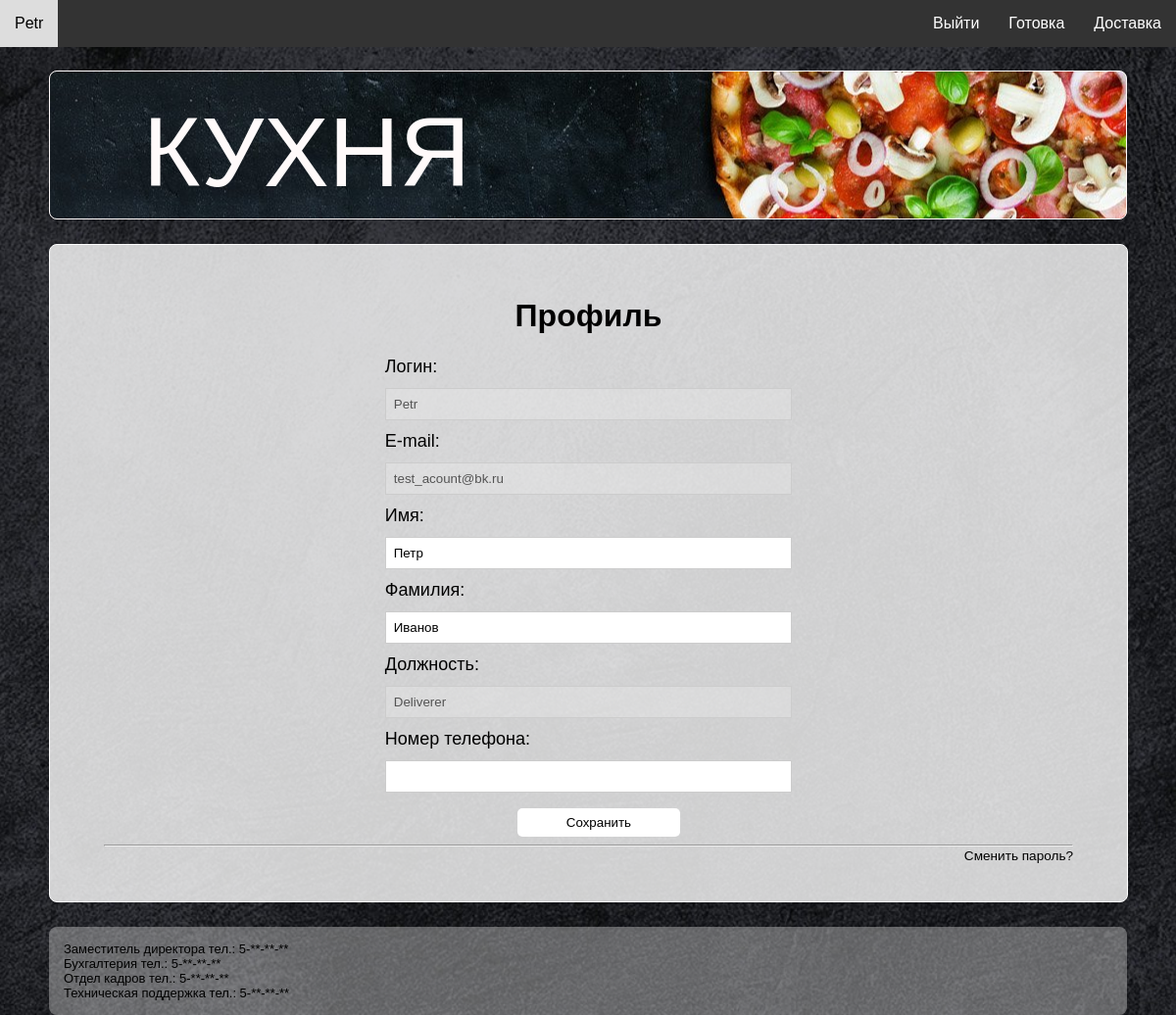
Page /profile_employee/ (signed in) on the committed database.
### users_employee/models.py (models this page shows, shortened)
class UserEmployee(AbstractUser):
    class Positions(models.TextChoices):
        DIRECTOR = 'Director'
        COOK = 'Cook'
        DELIVERER = 'Deliverer'
        ADMIN = 'Admin'
    phone = models.CharField(max_length=35, verbose_name='Телефон', null=True, blank=True)
    position = models.CharField(max_length=30, verbose_name='Должность', null=True, blank=True,
                                choices=Positions.choices, default=Positions.COOK)
    class Meta:
        verbose_name = 'Сотрудник'
        verbose_name_plural = 'Сотрудники'
        ordering = ('last_name',)

### users_employee/views.py (the view, shortened to what this page needs)
# urls.py: path('profile_employee/', views.ProfileUser.as_view(), name='profile_employee'), #http://127.0.0.1:8000/profile_employee/
class ProfileUser(LoginRequiredMixin, UpdateView):
    model = get_user_model()
    form_class = ProfileUserEmployeeForm
    template_name = 'users_employee/profile_employee.html'
    extra_context = {'title': "Профиль сотрудника"}
    def get_object(self, queryset=None):
        return self.request.user

### users_employee/forms.py
class ProfileUserEmployeeForm(forms.ModelForm):
    username = forms.CharField(disabled=True, label='Логин', widget=forms.TextInput(attrs={'class': 'form-input'}))
    email = forms.CharField(disabled=True, label='E-mail', widget=forms.TextInput(attrs={'class': 'form-input'}))
    position = forms.CharField(disabled=True, label='Должность', widget=forms.TextInput(attrs={'class': 'form-input'}))
    class Meta:
        model = get_user_model()
        fields = ['username', 'email', 'first_name', 'last_name', 'position', 'phone']
        labels = {'first_name': 'Имя',
                  'last_name': 'Фамилия',
                  'position': 'Должность',
                  'phone': 'Номер телефона',
                  }

### users_employee/context_processors.py (called while the page is built)
def get_context(request):
    return {'mainmenu': menu}

### users_employee/templates/users_employee/profile_employee.html (shortened to what this page needs)
{% extends 'base.html' %}
{% load static %}
{% block content %}
<div class="section">
  <h1>Профиль</h1>
  <form method='post'>
    <div class="auth_popup">
      {% for f in form %}
      <p><label class="form-label" for="{{ f.id_for_label }}">{{f.label}}: </label>{{f}}
      {% endfor %}
      <p><button type="submit" style="width: 40%">Сохранить</button></p>
    </div>
  </form>
    <hr>
    <span class="psw"><a href="{% url 'users_employee:password_change' %}">Сменить пароль?</a></span>
</div>
{% endblock %}

### templates/base.html (shortened to what this page needs)
<!DOCTYPE html>
{% load static %}
<html lang="en">
<head>
    <link type="text/css" href="{% static 'restaurant/css/style.css' %}" rel="stylesheet">
    <link type="text/css" href="{% static 'restaurant/css/styleoauth.css' %}" rel="stylesheet">
    <link type="text/css" href="{% static 'restaurant/css/styletable.css' %}" rel="stylesheet">
</head>
<body>
  <div class="topnav">
    <div>
    {% for m in mainmenu %}
      <a href="{% url m.url_name %}">{{ m.title }}</a>
    {% endfor%}
    </div>
    <div>
    {% if user.is_authenticated %}
      <a href="{% url 'users_employee:logout' %}">Выйти</a>
      <p class="last"> <a href="{% url 'users_employee:profile_employee' %}">{{user.username}}</a></p>
    {% endif %}
    </div>
  </div>
  <div class="wrapper">
    <div class="page">
      <div class="header">
        <div class="header_text">КУХНЯ</div>
      </div>
      <div class="content" >
        {% block content %} {% endblock %}
      </div>
    </div>
    <div class="footer">
      <p> Заместитель директора тел.: 5-**-**-**
      <p> Бухгалтерия тел.: 5-**-**-**
      <p> Отдел кадров тел.: 5-**-**-**
      <p> Техническая поддержка тел.: 5-**-**-**
    </div>
  </div>
</body>
</html>

### static/restaurant/css/style.css (style rules this page uses)
* { margin: 0; padding: 0; }
html, body { background-image: url('../images/back.jpg'); background-repeat: no-repeat; background-position: center center; background-attachment: fixed; -moz-background-size: cover; -o-background-size: cover; background-size: cover; width: 100%; height: 100%; font-family: Arial, Helvetica, sans-serif; }
.topnav { background-color: #333; position: fixed; top: 0; width: 100%; transition: top 0.3s; }
.topnav a { float: right; display: block; color: white; text-align: center; padding: 15px; text-decoration: none; }
.topnav p { float: left; }
.wrapper { height: 100%; max-width: 1100px; margin: 0 auto; }
.page { margin-top: 6.5%; min-height: 100%; padding-bottom: 90px; box-sizing: border-box; }
.header { max-width: 1100px; height: 150px; background: #fff url('../images/header.jpg') no-repeat center; border: 1px solid snow; border-radius: 8px; }
.header_text { padding-top: 25px; padding-left: 95px; width: 400px; font-family: "Monotype Corsiva", Tahoma, Arial; color: snow; font-size: 100px; }
.content { margin-bottom: 25px; margin-top: 25px; width: 1099px; height: 670px; border: 1px solid white; background: rgba(255, 255, 255, 0.8); border-radius: 8px; }
.section { display: flex; flex-direction: column; justify-content: space-evenly; align-items: stretch; padding: 5%; }
.section h1 { text-align: center; color: black; font-family: Arial, Helvetica, sans-serif; }
.section form { padding-top: 2%; line-height: 1.5; font-size: 18px; }
.footer { height: 90px; margin-top: -90px; box-sizing: border-box; border-radius: 8px; background: rgba(204, 204, 204, 0.43); padding: 15px; color: black; font-size: 13px; font-family: sans-serif; text-align: left; }

### static/restaurant/css/styleoauth.css (style rules this page uses)
label { display: inline-block; min-width: 150px; vertical-align: top; }
.auth_popup input[type=text], input[type=password], input[type=email] { width: 100%; padding: 8px 8px; margin: 8px 0; display: inline-block; border: 1px solid #ccc; box-sizing: border-box; }
.auth_popup button { background-color: white; border-radius: 5px;; color: black; padding: 7px 20px; margin: 8px 32.5%; border: none; cursor: pointer; width: 34%; }
.auth_popup p { margin-left: 29%; margin-right: 29%; }
.psw { text-align: right; }
.psw a { text-decoration: none; color: black; font-size: 85%; }

### rows in the picture
UserEmployee: username "Petr", form "Petr" "test_acount@bk.ru" "Петр" "Иванов" "Deliverer"

### other values in the picture
{{ m.title }} "Доставка" "Готовка"
{{ f.label }} "Логин" "E-mail" "Имя" "Фамилия" "Должность" "Номер телефона"
